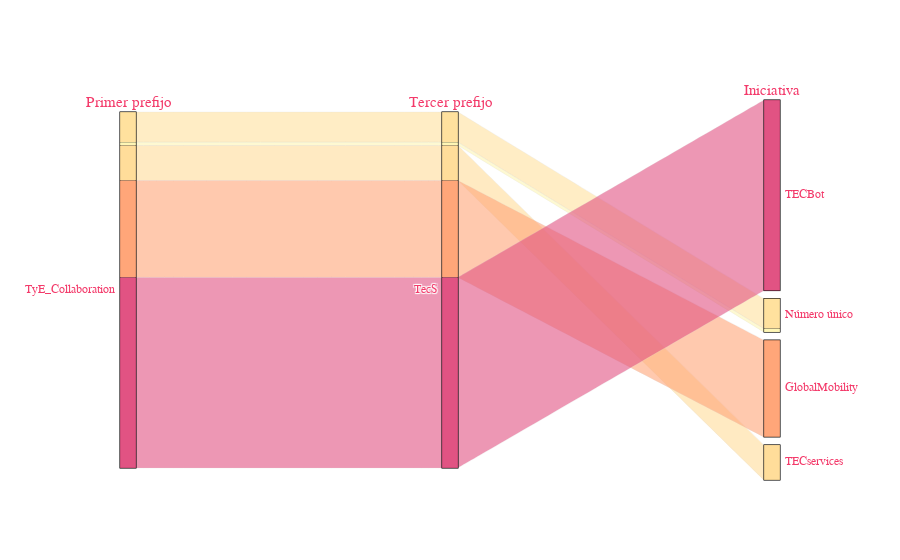

This figure's notebook cell:
### Code cell
df_mitec_final["1er prefijo_aux"] = df_mitec_final['1er prefijo (TyE)'] + "_" + df_mitec_final['2do prefijo (pilar)']

df_mitec_final = df_mitec_final[df_mitec_final["1er prefijo_aux"] == "TyE_Collaboration"]

df_sank = df_mitec_final[["1er prefijo_aux", '3er prefijo (area o VP)', 'Iniciativa', "Número de clics"]]
df_sank["1er prefijo_aux"] = df_sank["1er prefijo_aux"].astype('category').cat.codes
df_sank["3er prefijo (area o VP)"] = df_sank["3er prefijo (area o VP)"].astype('category').cat.codes
df_sank["Iniciativa"] = df_sank["Iniciativa"].astype('category').cat.codes

num_primerprefijo = list(df_sank["1er prefijo_aux"].unique())
tipo_primerprefijo = list(df_mitec_final["1er prefijo_aux"].unique())

num_tercerprefijo = list(df_sank["3er prefijo (area o VP)"].unique())
tipo_tercerprefijo = list(df_mitec_final["3er prefijo (area o VP)"].unique())

num_iniciativa = list(df_sank["Iniciativa"].unique())
tipo_iniciativa = list(df_mitec_final["Iniciativa"].unique())

primerprefijo_dim = go.parcats.Dimension(values = df_sank["1er prefijo_aux"], label = 'Primer prefijo', 
                                        categoryarray = num_primerprefijo, ticktext = tipo_primerprefijo)
tercerprefijo_dim = go.parcats.Dimension(values = df_sank["3er prefijo (area o VP)"], label = 'Tercer prefijo', 
                                        categoryarray = num_tercerprefijo, ticktext = tipo_tercerprefijo)
iniciativa_dim = go.parcats.Dimension(values = df_sank["Iniciativa"], label = 'Iniciativa', 
                                        categoryarray = num_iniciativa, ticktext = tipo_iniciativa)

color = df_sank["Número de clics"]

fig5 = go.Figure(data = [go.Parcats(dimensions = [primerprefijo_dim, tercerprefijo_dim, iniciativa_dim],
        line={'color': color,'colorscale':'pinkyl'},
        labelfont={'size': 15, 'family': 'Arial', 'color': '#F33A6A'},
        tickfont={'size': 12, 'family': 'Arial', 'color': '#F33A6A'},
        arrangement='freeform')
        ])

colores = ['#000000', '#FFFFFF']
fuentes = ['Arial']

fig5.update_layout(paper_bgcolor = colores[1], #Color del background,
                  hoverlabel_font_family = fuentes[0], hoverlabel_font_size = 15,)

### Figure 1 — Plotly figure (JSON) as saved in the notebook; plotly's stock layout.template omitted (floating-point values rounded to 4 significant figures; data arrays with more than 128 entries replaced by an {"elided": "..."} marker saying what was removed)
{"data": [{"arrangement": "freeform", "dimensions": [{"categoryarray": [0], "label": "Primer prefijo", "ticktext": ["TyE_Collaboration"], "values": {"elided": "1584 int values"}}, {"categoryarray": [0], "label": "Tercer prefijo", "ticktext": ["TecS"], "values": {"elided": "1584 int values"}}, {"categoryarray": [2, 1, 0, 3], "label": "Iniciativa", "ticktext": ["TECBot", "Número único", "GlobalMobility", "TECservices"], "values": {"elided": "1584 int values"}}], "labelfont": {"color": "#F33A6A", "family": "Arial", "size": 15}, "line": {"color": {"elided": "1584 int values"}, "colorscale": [[0, "rgb(254, 246, 181)"], [0.1667, "rgb(255, 221, 154)"], [0.3333, "rgb(255, 194, 133)"], [0.5, "rgb(255, 166, 121)"], [0.6667, "rgb(250, 138, 118)"], [0.8333, "rgb(241, 109, 122)"], [1, "rgb(225, 83, 131)"]]}, "tickfont": {"color": "#F33A6A", "family": "Arial", "size": 12}, "type": "parcats"}], "layout": {"hoverlabel": {"font": {"family": "Arial", "size": 15}}, "paper_bgcolor": "#FFFFFF"}}
